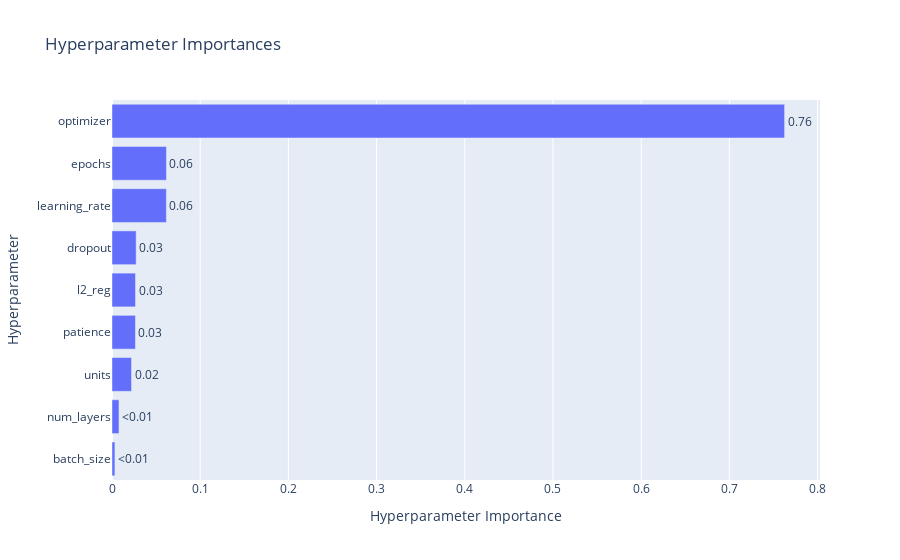

The code cell stored with this chart in its notebook:
### Code cell
visualizations['param_importances']

### Figure 1 — Plotly figure (JSON) as saved in the notebook; plotly's stock layout.template omitted (floating-point values rounded to 4 significant figures)
{"data": [{"cliponaxis": false, "hovertemplate": ["batch_size (IntDistribution): 0.003307076314693513<extra></extra>", "num_layers (IntDistribution): 0.007925355082858326<extra></extra>", "units (IntDistribution): 0.02211366668582869<extra></extra>", "patience (IntDistribution): 0.0265813484867265<extra></extra>", "l2_reg (FloatDistribution): 0.0266590053552716<extra></extra>", "dropout (FloatDistribution): 0.0274149058318749<extra></extra>", "learning_rate (FloatDistribution): 0.06164275590276794<extra></extra>", "epochs (IntDistribution): 0.06173607275562106<extra></extra>", "optimizer (CategoricalDistribution): 0.7626198135843576<extra></extra>"], "name": "Objective Value", "orientation": "h", "text": ["<0.01", "<0.01", "0.02", "0.03", "0.03", "0.03", "0.06", "0.06", "0.76"], "textposition": "outside", "type": "bar", "x": [0.003307, 0.007925, 0.02211, 0.02658, 0.02666, 0.02741, 0.06164, 0.06174, 0.7626], "y": ["batch_size", "num_layers", "units", "patience", "l2_reg", "dropout", "learning_rate", "epochs", "optimizer"]}], "layout": {"title": {"text": "Hyperparameter Importances"}, "xaxis": {"title": {"text": "Hyperparameter Importance"}}, "yaxis": {"title": {"text": "Hyperparameter"}}}}
